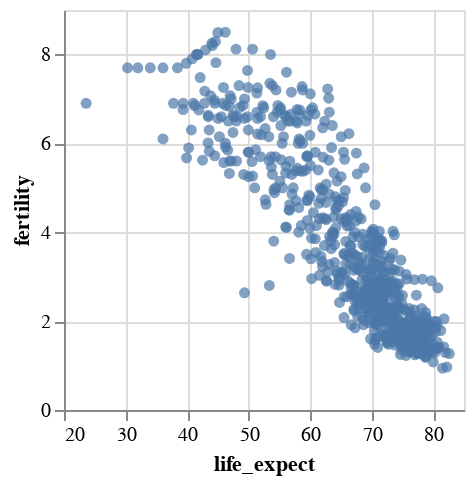

This figure's notebook cell:
### Code cell
alx.scatterplot(df,x='life_expect',y='fertility')

### Figure 1 — Vega-Lite specification as saved in the notebook (floating-point values rounded to 4 significant figures; data arrays with more than 128 entries replaced by an {"elided": "..."} marker saying what was removed)
{"config": {"view": {"continuousWidth": 400, "continuousHeight": 300}}, "data": {"name": "data-5f3d0ec37b6839b50ee8c635f4d22fde"}, "mark": "circle", "encoding": {"x": {"axis": {}, "field": "life_expect", "scale": {"zero": false}, "type": "quantitative"}, "y": {"axis": {}, "field": "fertility", "scale": {"zero": false}, "type": "quantitative"}}, "height": 200, "width": 200, "$schema": "https://vega.github.io/schema/vega-lite/v5.2.0.json", "datasets": {"data-5f3d0ec37b6839b50ee8c635f4d22fde": {"elided": "693 records"}}}
